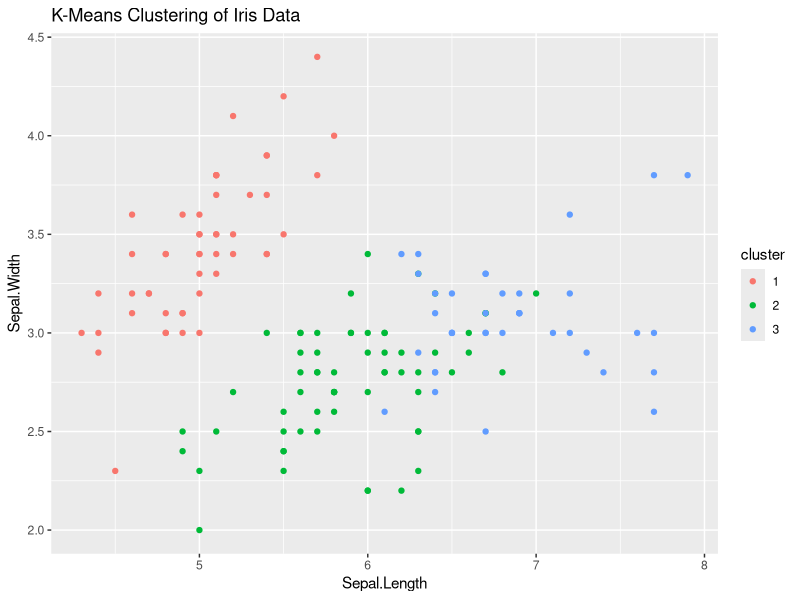

R code for this plot:
library(datasets)
library(ggplot2)

# Load Iris data set
data(iris)

# Perform K-Means clustering
set.seed(123)
kmeans_result <- kmeans(iris[, 1:4], centers = 3)

# Visualize clusters
iris$cluster <- as.factor(kmeans_result$cluster)
p <- ggplot(iris, aes(x = Sepal.Length, y = Sepal.Width, color = cluster)) +
  geom_point() +
  labs(title = "K-Means Clustering of Iris Data")

# Save plot as an image file
ggsave("./Practicals/kmeans_clusters.png", plot = p)

cat("Plot saved as kmeans_clusters.png")

  labs(title = "K-Means Clustering of Iris Data")
